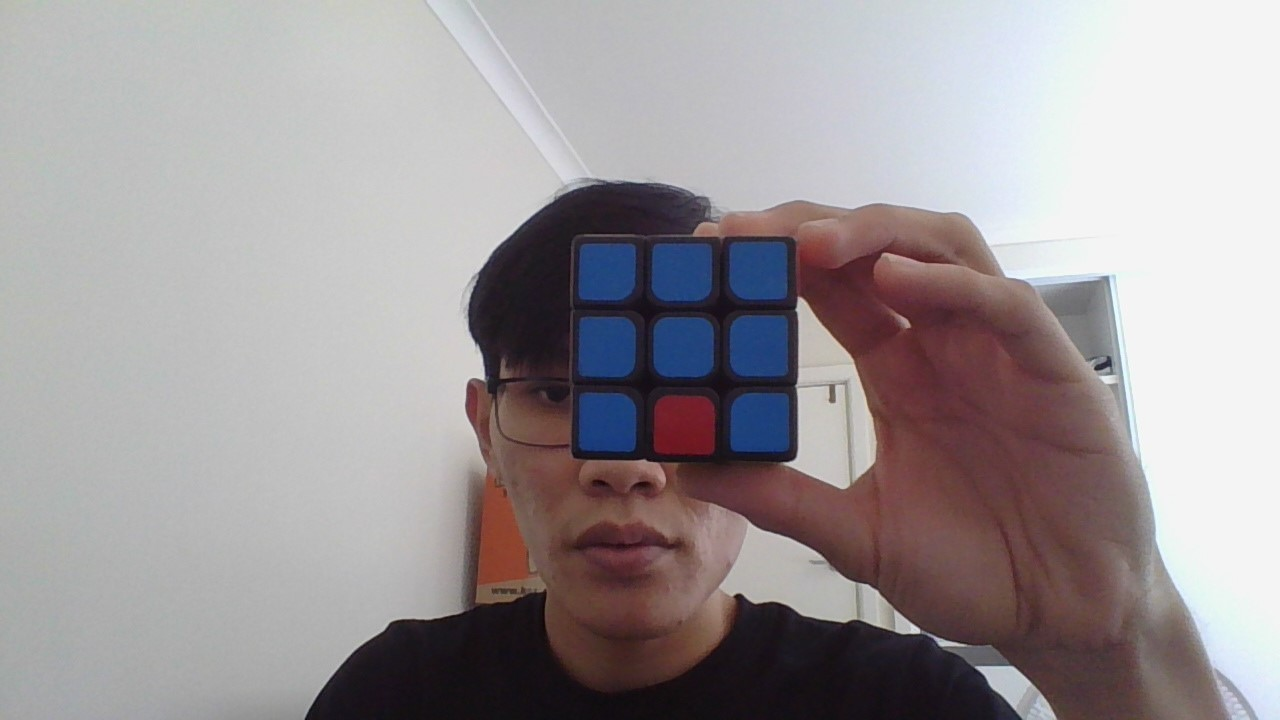
#> input picture test_image/blue.jpg, 1280 x 720 px, given in place of the camera
$ jupyter execute --allow-errors test_train_color_detection.ipynb   (text cells are left out)
#> lines starting #> are read from the running program, lines starting #| are printed output that depends on the picture; after the words box and inside, x2 and y2 are one past the last pixel; in counts of white or black regions, pixels touching at a corner belong together
[cell 1]
import pandas as pd
import numpy as np
import math
from sklearn.model_selection import train_test_split
from sklearn.model_selection import cross_val_score
import matplotlib.pyplot as plt
from sklearn import metrics
from sklearn.neighbors import KNeighborsClassifier
import cv2
import seaborn as sns

from sklearn.pipeline import make_pipeline
from sklearn.preprocessing import StandardScaler
from sklearn.svm import NuSVC
from sklearn.tree import DecisionTreeClassifier
from mpl_toolkits.mplot3d import Axes3D
from sklearn.metrics import normalized_mutual_info_score
from sklearn.preprocessing import KBinsDiscretizer

[cell 2]
color_data = pd.read_csv('data.csv')
#> (reads data.csv from the repository)
color_data = color_data.drop(['Unnamed: 0'], axis = 1)
color_data.head()

[cell 3]
corr = color_data.corr()
#> (the rest of this cell did not finish here and is left out)

[cell 4]
#create a subplot
plt.rcParams["figure.figsize"] = (10,10)
# [8 lines of commented-out code are left out]

"""
sns.lmplot( x="B", y="Color", data=color_data, fit_reg=False, hue='Color', legend=False)
plt.legend(loc='lower right')

sns.lmplot( x="G", y="Color", data=color_data, fit_reg=False, hue='Color', legend=False)
plt.legend(loc='lower right')

sns.lmplot( x="R", y="Color", data=color_data, fit_reg=False, hue='Color', legend=False)
plt.legend(loc='lower right')
"""

sns.lmplot( x="B", y="G", data=color_data, fit_reg=False, hue='Color', legend=False)
plt.legend(loc='lower right')

sns.lmplot( x="B", y="R", data=color_data, fit_reg=False, hue='Color', legend=False)
plt.legend(loc='lower right')

sns.lmplot( x="G", y="R", data=color_data, fit_reg=False, hue='Color', legend=False)
plt.legend(loc='lower right')


plt.show()
plt.close()

[cell 5]
fig = plt.figure(figsize=(6,6))

ax = Axes3D(fig) # Method 1
# ax = fig.add_subplot(111, projection='3d') # Method 2

ax.scatter(color_data["B"], color_data["G"], color_data["R"], c=color_data["Color"], marker='o')
ax.set_xlabel('B Label')
ax.set_ylabel('G Label')
ax.set_zlabel('R Label')

plt.show()

[cell 6]
equal_width = KBinsDiscretizer(n_bins=20, encode='ordinal', strategy='uniform')
#plot the discrete data
discrete_data = color_data.copy()
for name in color_data:

    discrete_data[name] = equal_width.fit_transform(color_data[[name]])

corr = discrete_data.corr(method=normalized_mutual_info_score)
#> (the rest of this cell did not finish here and is left out)

[cell 7]
color_data = color_data.sample(frac = 1)
color_data = color_data.reset_index(drop=True)
color_data = color_data.astype({"Color": 'int'})
color_data.head()

[cell 8]
features = ['B', 'G', 'R']

X_feature = color_data[features]
target = color_data['Color']

X_train, X_test, Y_train, Y_test = train_test_split(X_feature, target, test_size = 0.3, random_state = 20)

[cell 9]
RMSE = []
for k in range(1,51,2):
    color_model = KNeighborsClassifier(n_neighbors=k)
    color_model.fit(X_train,Y_train)
    rmse = -cross_val_score(color_model, X_train, Y_train, scoring="neg_root_mean_squared_error", cv=10)
    RMSE.append(np.mean(rmse))

#create a subplot
plt.rcParams["figure.figsize"] = (7,7)
fig, ax = plt.subplots()

k = [i for i in range(1,51,2)]

ax.plot(k,RMSE, ".-")
ax.set_xlabel("k value")
ax.set_ylabel("Root mean squared error (RMSE)")
ax.set_title("Melbourne elbow plot")

#plt.savefig("melb_elbow.png")
plt.show()
#> figure, not shown here; curve peaks at x = 49, y = 0.147
plt.close()

[cell 10]
color_model = KNeighborsClassifier(n_neighbors=7)
color_model.fit(X_train.values,Y_train)

y_predict = color_model.predict(X_test)


print('r2: ' , metrics.r2_score(Y_test, y_predict))
RMSE = math.sqrt(metrics.mean_squared_error(Y_test, y_predict))
print("RMSE: ",  RMSE)
print("Percentage of RMSE compare to average of actual value: ", round((RMSE/np.mean(Y_test))*100), "%")
MAE = metrics.mean_absolute_error(Y_test, y_predict)
print("MAE: ", MAE)
print("Percentage of error compare to average of actual value: ", round((MAE/np.mean(Y_test))*100), "%")

[cell 11]
y_predict

[cell 12]
Y_test

[cell 13]
svm_color_model = NuSVC(decision_function_shape = 'ovo')
svm_color_model.fit(X_train.values,Y_train)

y_predict = svm_color_model.predict(X_test)


print('r2: ' , metrics.r2_score(Y_test, y_predict))
RMSE = math.sqrt(metrics.mean_squared_error(Y_test, y_predict))
print("RMSE: ",  RMSE)
print("Percentage of RMSE compare to average of actual value: ", round((RMSE/np.mean(Y_test))*100), "%")
MAE = metrics.mean_absolute_error(Y_test, y_predict)
print("MAE: ", MAE)
print("Percentage of error compare to average of actual value: ", round((MAE/np.mean(Y_test))*100), "%")

[cell 14]
RMSE = []
for k in range(1,51,2):
    decision_color_model = DecisionTreeClassifier(max_depth=k)
    decision_color_model.fit(X_train,Y_train)
    rmse = -cross_val_score(decision_color_model, X_train, Y_train, scoring="neg_root_mean_squared_error", cv=10)
    RMSE.append(np.mean(rmse))

#create a subplot
plt.rcParams["figure.figsize"] = (7,7)
fig, ax = plt.subplots()

k = [i for i in range(1,51,2)]

ax.plot(k,RMSE, ".-")
ax.set_xlabel("k value")
ax.set_ylabel("Root mean squared error (RMSE)")
ax.set_title("Melbourne elbow plot")

#plt.savefig("melb_elbow.png")
plt.show()
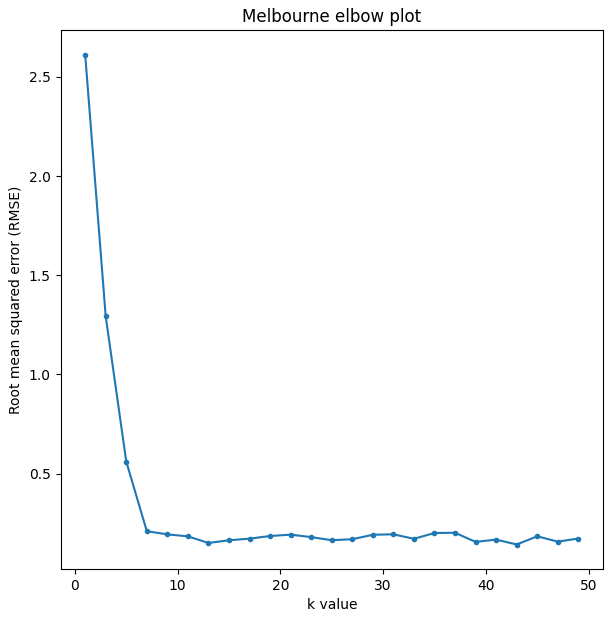
#> figure drawn by matplotlib, 1 panel; curve peaks at x = 1, y = 2.61
plt.close()

[cell 15]
decision_color_model = DecisionTreeClassifier(max_depth=13)
decision_color_model.fit(X_train.values,Y_train)

y_predict = decision_color_model.predict(X_test)


print('r2: ' , metrics.r2_score(Y_test, y_predict))
RMSE = math.sqrt(metrics.mean_squared_error(Y_test, y_predict))
print("RMSE: ",  RMSE)
print("Percentage of RMSE compare to average of actual value: ", round((RMSE/np.mean(Y_test))*100), "%")
MAE = metrics.mean_absolute_error(Y_test, y_predict)
print("MAE: ", MAE)
print("Percentage of error compare to average of actual value: ", round((MAE/np.mean(Y_test))*100), "%")

[cell 16]
def get_mean_value(contours,src_img):
    #creating the mask from the contour
    contour_mask = np.zeros(src_img.shape, src_img.dtype)
    cv2.drawContours(contour_mask, contours, -1, (255, 255, 255), -1)

    contour_mask = cv2.cvtColor(contour_mask, cv2.COLOR_BGR2GRAY)

    #taking all the pixel from the src image within the mask
    result = cv2.bitwise_and(src_img, src_img, mask=contour_mask)
    contour_mean = cv2.mean(src_img, contour_mask)

    return contour_mean

def color_to_text(value):
    if value == 1:
        return "R"
    if value == 2:
        return "O"
    if value == 3:
        return "B"
    if value == 4:
        return "G"
    if value == 5:
        return "W"
    if value == 6:
        return "Y"


def sort_face(points_list):
    points_list.sort(key = lambda point : point[1])
    result = ""

    for i in range(0, len(points_list), 3):


        array_sorting_x = []

        for j in range(i, i + 3):
            array_sorting_x.append(points_list[j])

        array_sorting_x.sort(key= lambda point : point[0])

        for k in array_sorting_x:
            result += k[2]

        #result += '\n'
    return result

[cell 17]
#f, axarr = plt.subplots(2,2, figsize=(15, 15))
LOWER_AREA_THRESHOLD = 3000
UPPER_AREA_THRESHOLD = 10000

color_order = ['W', 'B', 'R', 'Y', 'G', 'O']
next_center = 0
current_center = 0
state = []
current_face = []
prev_face = []

camera = cv2.VideoCapture(0)
#frame1 = cv2.imread('test_4.jpg')

while True:
    ret, frame1 = camera.read()
#> frame1 is the input picture: shape (720, 1280, 3); mean B, G, R 154.2, 151.9, 158.2

    original_frame = frame1.copy()

    #convert to gray image for image processing
    gray = cv2.cvtColor(frame1, cv2.COLOR_BGR2GRAY)
    cv2.imshow("original", gray)
    #axarr[0,0].imshow(cv2.cvtColor(gray, cv2.COLOR_GRAY2RGB))

    #bluring an image
    gray = cv2.GaussianBlur(gray, (7, 7), 0)

    #getting the value from the trackbar for the canny function
    #canny_1 = cv2.getTrackbarPos('canny-1', 'image')
    #canny_2 = cv2.getTrackbarPos('canny-2', 'image')

    #run canny function for edge detection
    # 20 40
    gray = cv2.Canny(gray, 20, 50)
#> gray: shape (720, 1280); 1.5% white in thin lines or dots, all inside (x1, y1, x2, y2) = (305, 0, 1258, 720)

    #image dilation
    gray = cv2.dilate(gray, (5, 5), iterations=1)
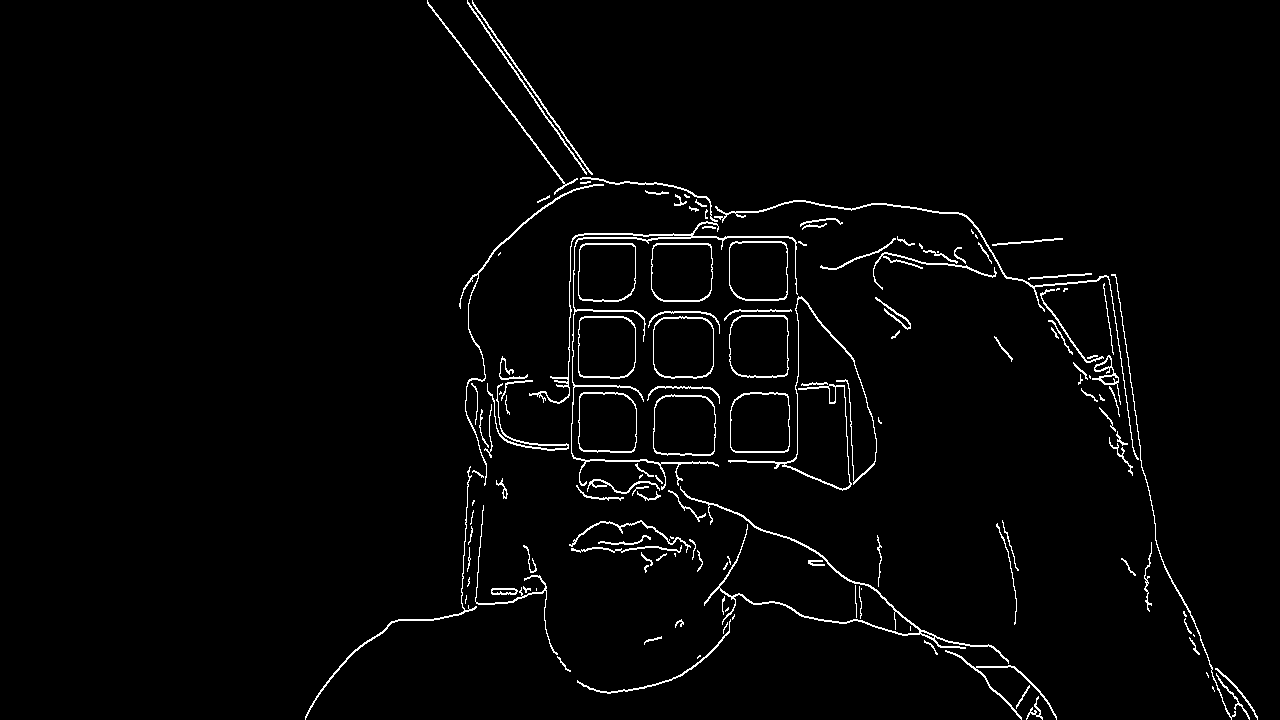
#> gray: shape (720, 1280); 2.3% white in thin lines or dots, all inside (x1, y1, x2, y2) = (305, 0, 1258, 720)

    cv2.imshow("canny", gray)
    #axarr[0,1].imshow(cv2.cvtColor(gray, cv2.COLOR_GRAY2RGB))


    # contours, hierarchy = cv2.findContours(gray, cv2.RETR_CCOMP, cv2.CHAIN_APPROX_NONE)
    contours, hierarchy = cv2.findContours(gray, cv2.RETR_EXTERNAL, cv2.CHAIN_APPROX_NONE)
#> contours = 142 contours, 68 with area under 20; largest, box (x1, y1, x2, y2) and area: (653, 394, 716, 456) 3505, (653, 316, 714, 379) 3452, (729, 315, 789, 378) 3442, (730, 392, 790, 453) 3385, (651, 243, 713, 302) 3374

    i = 0
    contour_id = 0
    # print(len(contours))
    count = 0

    correct_contour = []

    for contour in contours:
        A1 = cv2.contourArea(contour)
        contour_id = contour_id + 1

        if A1 < UPPER_AREA_THRESHOLD and A1 > LOWER_AREA_THRESHOLD:
            perimeter = cv2.arcLength(contour, True)
            epsilon = 0.01 * perimeter
            approx = cv2.approxPolyDP(contour, epsilon, True)
            hull = cv2.convexHull(contour)
            if cv2.norm(((perimeter / 4) * (perimeter / 4)) - A1) < 2000:
                # if cv2.ma
                count = count + 1
                x, y, w, h = cv2.boundingRect(contour)
                # cv2.rectangle(bgr_image_input, (x, y), (x + w, y + h), (0, 255, 255), 2)
                # cv2.imshow('cutted contour', bgr_image_input[y:y + h, x:x + w])
                val = (50 * y) + (10 * x)
                blob_color = np.array(cv2.mean(frame1[y:y + h, x:x + w])).astype(int)
                #print(get_mean_value([contour], frame1))
                correct_contour.append(contour)

                cv2.drawContours(frame1, [contour], 0, (255, 255, 0), 2)
                cv2.drawContours(frame1, [approx], 0, (255, 255, 0), 2)
#> this loop made 142 passes
#> (A1, perimeter, epsilon, x, y, w, h, val) on passes 75, 76, 77, 96, 97, 98, 115, 116, 119: (3505, 232.6, 2.33, 653, 394, 63, 62, 26230), (3385, 227.6, 2.28, 730, 392, 60, 61, 26900), (3280.5, 225.5, 2.25, 578, 392, 59, 61, 25380), (3451.5, 226, 2.26, 653, 316, 61, 63, 22330), (3359, 224.4, 2.24, 578, 316, 58, 63, 21580), (3441.5, 232, 2.32, 729, 315, 60, 63, 23040), (3374.5, 225.8, 2.26, 651, 243, 62, 59, 18660), (3146.5, 218.2, 2.18, 578, 243, 58, 59, 17930), (3294.5, 222.2, 2.22, 729, 241, 59, 60, 19340)
#> A1 on passes 1 to 6: 49, 2, 26, 62.5, 2, 81.5
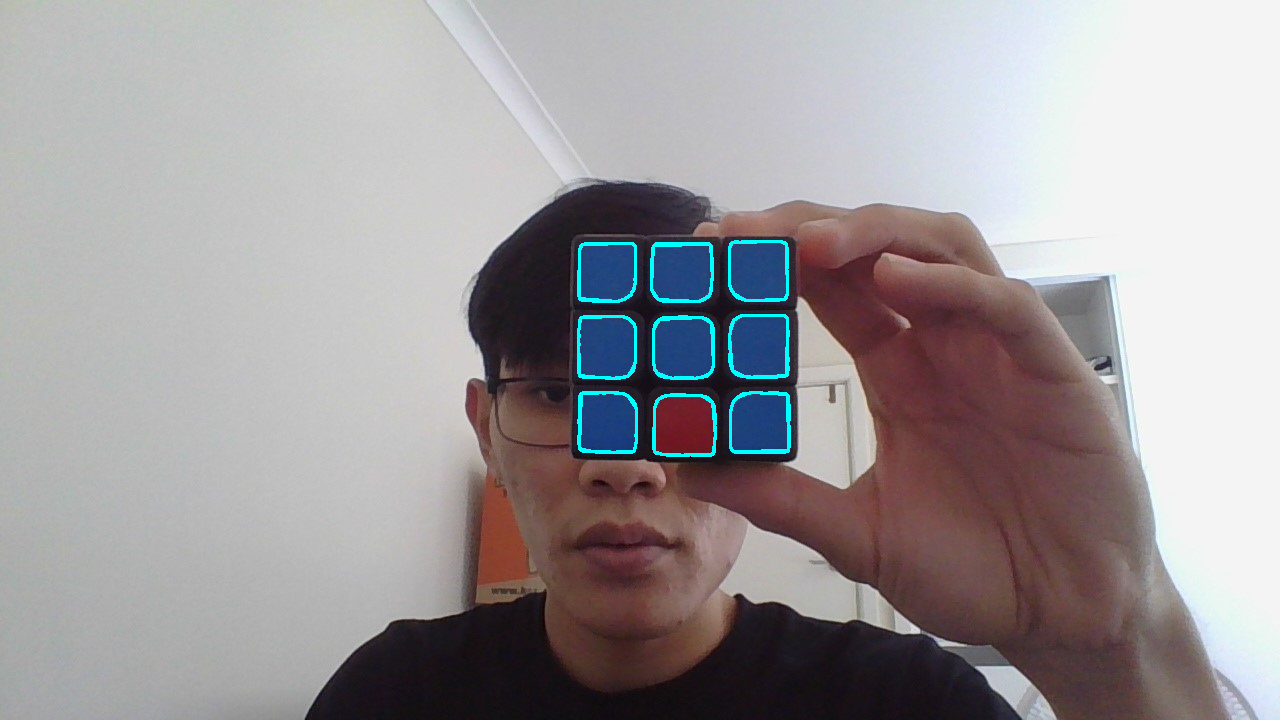
#> frame1: shape (720, 1280, 3); 0.79% of pixels changed, all inside (x1, y1, x2, y2) = (577, 240, 791, 457)
#> after the loop, contour_id = 142; correct_contour = 9 contours; largest, box (x1, y1, x2, y2) and area: (653, 394, 716, 456) 3505, (653, 316, 714, 379) 3452, (729, 315, 789, 378) 3442, (730, 392, 790, 453) 3385, (651, 243, 713, 302) 3374; count = 9

    points_list = []

    for contour in correct_contour:
        mean = get_mean_value([contour], original_frame)

        predict = color_model.predict([[mean[0], mean[1], mean[2]]])
        #print(predict)

        color = color_to_text(predict[0])

        M = cv2.moments(contour)
        if M['m00'] != 0:
            cx = int(M['m10']/M['m00'])
            cy = int(M['m01']/M['m00'])

            points_list.append((cx, cy, color))

            cv2.circle(frame1, (cx, cy), 7, (0, 0, 255), -1)
            cv2.putText(frame1, color, (cx - 20, cy - 20), cv2.FONT_HERSHEY_SIMPLEX, 3, (255, 0, 255), 3)
#> this loop made 9 passes
#> (mean, predict, color, cx, cy) on passes 1 to 9: ((38.92, 28.3, 106.7, 0), [1], 'R', 684, 425), ((116.3, 61.91, 30.89, 0), [3], 'B', 759, 422), ((117, 59.81, 29.54, 0), [3], 'B', 606, 422), ((118.9, 65.33, 33.67, 0), [3], 'B', 683, 347), ((117.6, 64.2, 33.67, 0), [3], 'B', 606, 346), ((118.6, 65.18, 34.96, 0), [3], 'B', 759, 345), ((119.6, 66.96, 37.15, 0), [3], 'B', 681, 271), ((120.4, 67, 36.38, 0), [3], 'B', 606, 271), ((118.2, 67.95, 38.07, 0), [3], 'B', 758, 270)
#> pass 1, in get_mean_value, `contour_mask = cv2.cvtColor(contour_mask, cv2.COLOR_BGR2GRAY)`:
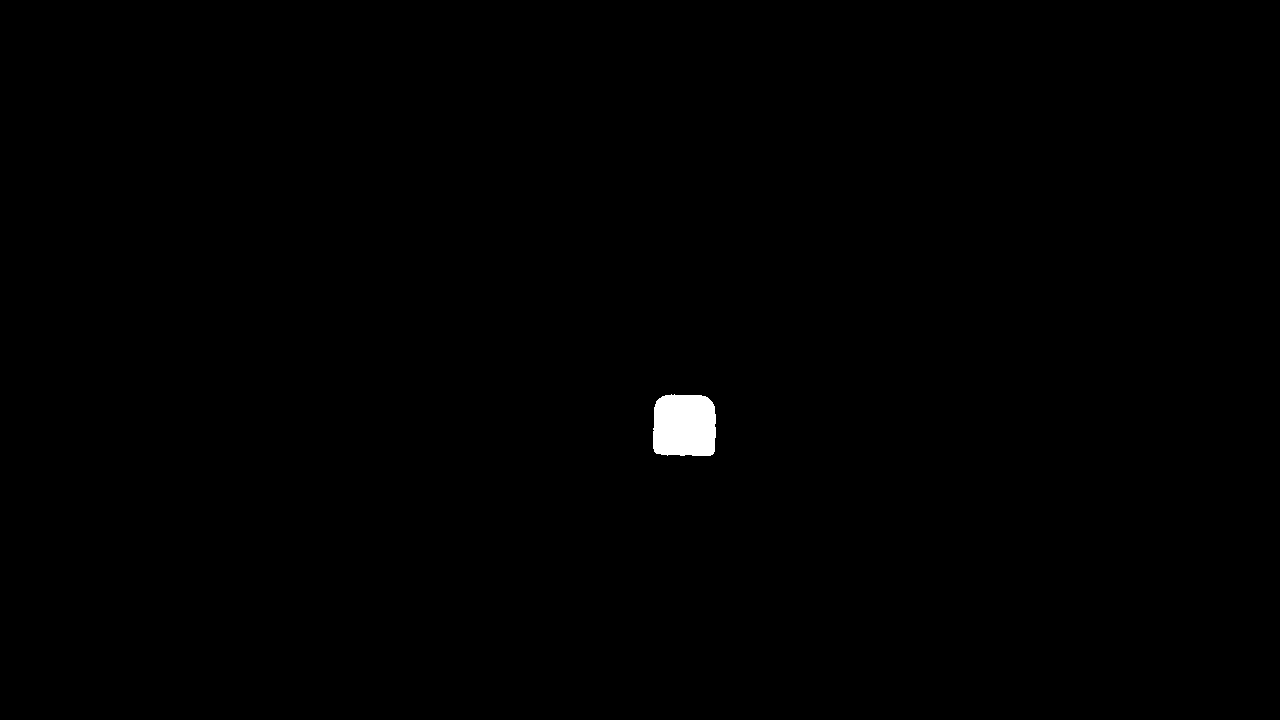
#> contour_mask: shape (720, 1280); 0.39% white; 1 white region, box (x1, y1, x2, y2) and area: (653, 394, 716, 456) 3614
#> after the loop:
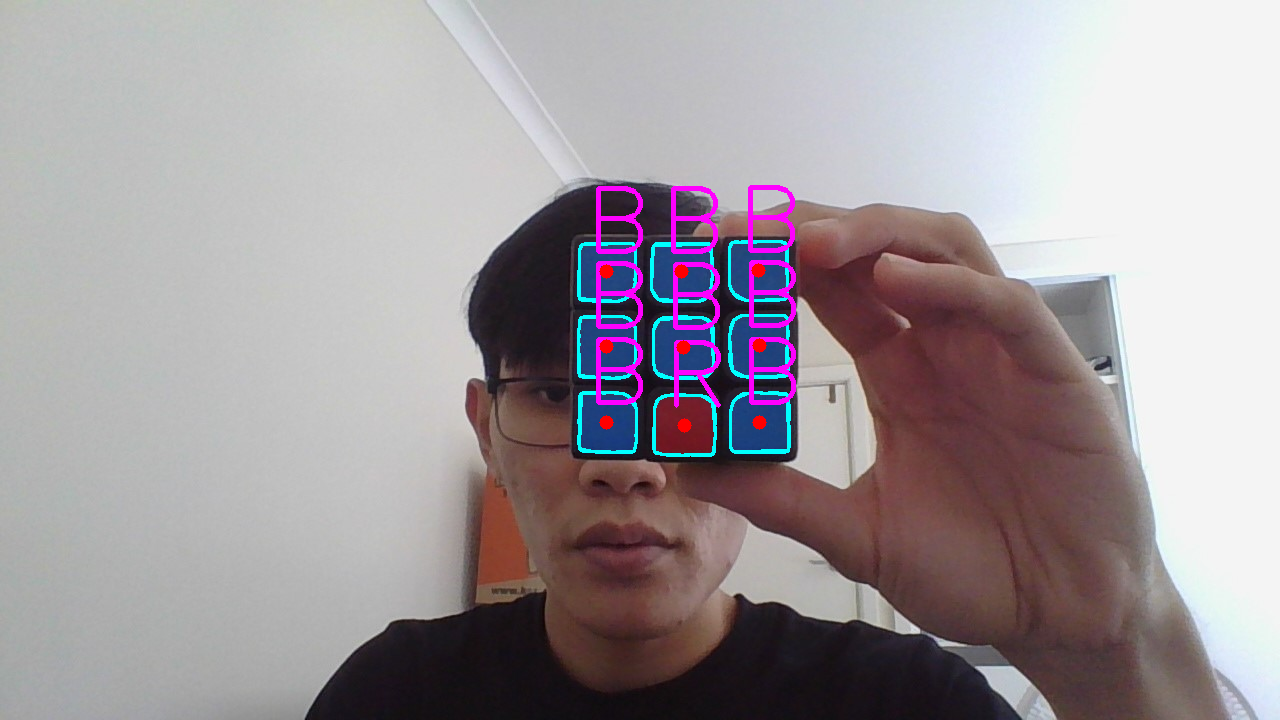
#> frame1: shape (720, 1280, 3); 1.23% of pixels changed, all inside (x1, y1, x2, y2) = (596, 185, 796, 433)
#> after the loop, points_list = [(684, 425, 'R'), (759, 422, 'B'), (606, 422, 'B'), (683, 347, 'B'), (606, 346, 'B'), (759, 345, 'B'), (681, 271, 'B'), (606, 271, 'B'), (758, 270, 'B')]

    if len(points_list) == 9:
        current_face = sort_face(points_list)
#> the loop in sort_face, `for i in range(0, len(points_list), 3):  ` made 3 passes
#> i on passes 2 to 3: 3, 6
#> after the loop in sort_face, `for i in range(0, len(points_list), 3):`: result = 'BBBBBBBRB'
#> current_face = 'BBBBBBBRB'

        if current_face[4] == color_order[current_center]:
            prev_face = current_face
            print(current_face)


    if cv2.waitKey(1) == 32:
#> (key q is pressed here)
        print("recorded " + color_order[current_center])
        state += prev_face
        current_center += 1

        if current_center == len(color_order):
                break

    cv2.imshow("camera", frame1)

    if cv2.waitKey(1) == ord('q'):
#> (key q is pressed here)
        break


print(state)
camera.release()
cv2.destroyAllWindows()


#
#axarr[1,0].imshow(cv2.cvtColor(frame1, cv2.COLOR_BGR2RGB))
#axarr[1,1].imshow(image_datas[3])

plt.show()
plt.close()

[cell 18]
camera.release()

[cell 19]
state

[cell 20]
import kociemba

cubestring = ''
for i in state:
    cubestring += i

state = cubestring


state = state.replace('W', 'U')
state = state.replace('R', 'F')
state = state.replace('B', 'R')
state = state.replace('G', 'L')
state = state.replace('Y', 'D')
state = state.replace('O', 'B')

#> (the rest of this cell did not finish here and is left out)
